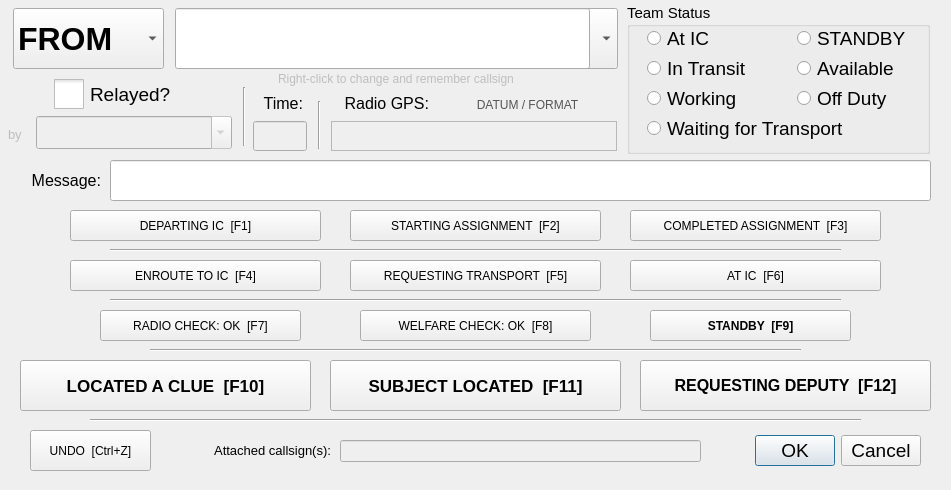
 <widget class="QWidget" name="newEntryWidget">
  <property name="enabled">
   <bool>true</bool>
  </property>
  <property name="geometry">
   <rect>
    <x>0</x>
    <y>0</y>
    <width>951</width>
    <height>490</height>
   </rect>
  </property>
  <property name="contextMenuPolicy">
   <enum>Qt::CustomContextMenu</enum>
  </property>
  <property name="windowTitle">
   <string>Form</string>
  </property>
  <property name="styleSheet">
   <string notr="true"/>
  </property>
  <widget class="QPushButton" name="quickTextButton3">
   <property name="geometry">
    <rect>
     <x>630</x>
     <y>210</y>
     <width>251</width>
     <height>31</height>
    </rect>
   </property>
   <property name="font">
    <font>
     <family>Segoe UI</family>
     <pointsize>9</pointsize>
    </font>
   </property>
   <property name="focusPolicy">
    <enum>Qt::NoFocus</enum>
   </property>
   <property name="text">
    <string>COMPLETED ASSIGNMENT  [F3]</string>
   </property>
   <property name="shortcut">
    <string>F3</string>
   </property>
  </widget>
  <widget class="QPushButton" name="quickTextButton6">
   <property name="geometry">
    <rect>
     <x>360</x>
     <y>310</y>
     <width>231</width>
     <height>31</height>
    </rect>
   </property>
   <property name="font">
    <font>
     <family>Segoe UI</family>
     <pointsize>9</pointsize>
    </font>
   </property>
   <property name="focusPolicy">
    <enum>Qt::NoFocus</enum>
   </property>
   <property name="text">
    <string>WELFARE CHECK: OK  [F8]</string>
   </property>
   <property name="shortcut">
    <string>F8</string>
   </property>
   <property name="checkable">
    <bool>false</bool>
   </property>
   <property name="flat">
    <bool>false</bool>
   </property>
  </widget>
  <widget class="Line" name="line_3">
   <property name="geometry">
    <rect>
     <x>110</x>
     <y>290</y>
     <width>731</width>
     <height>20</height>
    </rect>
   </property>
   <property name="orientation">
    <enum>Qt::Horizontal</enum>
   </property>
  </widget>
  <widget class="QLabel" name="label">
   <property name="geometry">
    <rect>
     <x>0</x>
     <y>140</y>
     <width>101</width>
     <height>81</height>
    </rect>
   </property>
   <property name="font">
    <font>
     <family>Segoe UI</family>
     <pointsize>12</pointsize>
    </font>
   </property>
   <property name="text">
    <string>Message:</string>
   </property>
   <property name="alignment">
    <set>Qt::AlignRight|Qt::AlignTrailing|Qt::AlignVCenter</set>
   </property>
   <property name="wordWrap">
    <bool>true</bool>
   </property>
  </widget>
  <widget class="QPushButton" name="quickTextButton9">
   <property name="geometry">
    <rect>
     <x>20</x>
     <y>360</y>
     <width>291</width>
     <height>51</height>
    </rect>
   </property>
   <property name="font">
    <font>
     <family>Segoe UI</family>
     <pointsize>13</pointsize>
     <weight>75</weight>
     <bold>true</bold>
    </font>
   </property>
   <property name="focusPolicy">
    <enum>Qt::NoFocus</enum>
   </property>
   <property name="text">
    <string>LOCATED A CLUE  [F10]</string>
   </property>
   <property name="shortcut">
    <string>F10</string>
   </property>
  </widget>
  <widget class="QGroupBox" name="statusGroupBox">
   <property name="enabled">
    <bool>true</bool>
   </property>
   <property name="geometry">
    <rect>
     <x>627</x>
     <y>3</y>
     <width>303</width>
     <height>151</height>
    </rect>
   </property>
   <property name="font">
    <font>
     <pointsize>11</pointsize>
    </font>
   </property>
   <property name="title">
    <string>Team Status</string>
   </property>
   <property name="checkable">
    <bool>false</bool>
   </property>
   <widget class="QRadioButton" name="at_icField">
    <property name="enabled">
     <bool>true</bool>
    </property>
    <property name="geometry">
     <rect>
      <x>20</x>
      <y>20</y>
      <width>131</width>
      <height>31</height>
     </rect>
    </property>
    <property name="font">
     <font>
      <family>Segoe UI</family>
      <pointsize>14</pointsize>
     </font>
    </property>
    <property name="focusPolicy">
     <enum>Qt::NoFocus</enum>
    </property>
    <property name="text">
     <string>At IC</string>
    </property>
    <attribute name="buttonGroup">
     <string notr="true">statusButtonGroup</string>
    </attribute>
   </widget>
   <widget class="QRadioButton" name="in_transitField">
    <property name="enabled">
     <bool>true</bool>
    </property>
    <property name="geometry">
     <rect>
      <x>20</x>
      <y>50</y>
      <width>131</width>
      <height>31</height>
     </rect>
    </property>
    <property name="font">
     <font>
      <family>Segoe UI</family>
      <pointsize>14</pointsize>
     </font>
    </property>
    <property name="focusPolicy">
     <enum>Qt::NoFocus</enum>
    </property>
    <property name="text">
     <string>In Transit</string>
    </property>
    <attribute name="buttonGroup">
     <string notr="true">statusButtonGroup</string>
    </attribute>
   </widget>
   <widget class="QRadioButton" name="workingField">
    <property name="enabled">
     <bool>true</bool>
    </property>
    <property name="geometry">
     <rect>
      <x>20</x>
      <y>80</y>
      <width>131</width>
      <height>31</height>
     </rect>
    </property>
    <property name="font">
     <font>
      <family>Segoe UI</family>
      <pointsize>14</pointsize>
     </font>
    </property>
    <property name="focusPolicy">
     <enum>Qt::NoFocus</enum>
    </property>
    <property name="text">
     <string>Working</string>
    </property>
    <attribute name="buttonGroup">
     <string notr="true">statusButtonGroup</string>
    </attribute>
   </widget>
   <widget class="QRadioButton" name="waitingForTransportField">
    <property name="enabled">
     <bool>true</bool>
    </property>
    <property name="geometry">
     <rect>
      <x>20</x>
      <y>110</y>
      <width>251</width>
      <height>31</height>
     </rect>
    </property>
    <property name="font">
     <font>
      <family>Segoe UI</family>
      <pointsize>14</pointsize>
     </font>
    </property>
    <property name="focusPolicy">
     <enum>Qt::NoFocus</enum>
    </property>
    <property name="text">
     <string>Waiting for Transport</string>
    </property>
    <property name="iconSize">
     <size>
      <width>20</width>
      <height>20</height>
     </size>
    </property>
    <attribute name="buttonGroup">
     <string notr="true">statusButtonGroup</string>
    </attribute>
   </widget>
   <widget class="QRadioButton" name="standbyField">
    <property name="geometry">
     <rect>
      <x>170</x>
      <y>20</y>
      <width>141</width>
      <height>31</height>
     </rect>
    </property>
    <property name="sizePolicy">
     <sizepolicy hsizetype="Minimum" vsizetype="Fixed">
      <horstretch>0</horstretch>
      <verstretch>0</verstretch>
     </sizepolicy>
    </property>
    <property name="font">
     <font>
      <family>Segoe UI</family>
      <pointsize>14</pointsize>
      <weight>50</weight>
      <bold>false</bold>
     </font>
    </property>
    <property name="text">
     <string>STANDBY</string>
    </property>
    <attribute name="buttonGroup">
     <string notr="true">statusButtonGroup</string>
    </attribute>
   </widget>
   <widget class="QRadioButton" name="availableField">
    <property name="geometry">
     <rect>
      <x>170</x>
      <y>48</y>
      <width>121</width>
      <height>35</height>
     </rect>
    </property>
    <property name="sizePolicy">
     <sizepolicy hsizetype="Minimum" vsizetype="Fixed">
      <horstretch>0</horstretch>
      <verstretch>0</verstretch>
     </sizepolicy>
    </property>
    <property name="font">
     <font>
      <family>Segoe UI</family>
      <pointsize>14</pointsize>
      <weight>50</weight>
      <bold>false</bold>
     </font>
    </property>
    <property name="text">
     <string>Available</string>
    </property>
    <attribute name="buttonGroup">
     <string notr="true">statusButtonGroup</string>
    </attribute>
   </widget>
   <widget class="QRadioButton" name="availableField_2">
    <property name="geometry">
     <rect>
      <x>170</x>
      <y>80</y>
      <width>150</width>
      <height>31</height>
     </rect>
    </property>
    <property name="sizePolicy">
     <sizepolicy hsizetype="Minimum" vsizetype="Fixed">
      <horstretch>0</horstretch>
      <verstretch>0</verstretch>
     </sizepolicy>
    </property>
    <property name="font">
     <font>
      <family>Segoe UI</family>
      <pointsize>14</pointsize>
      <weight>50</weight>
      <bold>false</bold>
     </font>
    </property>
    <property name="text">
     <string>Off Duty</string>
    </property>
    <attribute name="buttonGroup">
     <string notr="true">statusButtonGroup</string>
    </attribute>
   </widget>
  </widget>
  <widget class="QLabel" name="label_5">
   <property name="geometry">
    <rect>
     <x>321</x>
     <y>76</y>
     <width>108</width>
     <height>55</height>
    </rect>
   </property>
   <property name="font">
    <font>
     <family>Segoe UI</family>
     <pointsize>12</pointsize>
    </font>
   </property>
   <property name="text">
    <string>Radio GPS:</string>
   </property>
   <property name="alignment">
    <set>Qt::AlignRight|Qt::AlignTrailing|Qt::AlignVCenter</set>
   </property>
   <property name="wordWrap">
    <bool>true</bool>
   </property>
  </widget>
  <widget class="QComboBox" name="to_fromField">
   <property name="geometry">
    <rect>
     <x>13</x>
     <y>8</y>
     <width>151</width>
     <height>61</height>
    </rect>
   </property>
   <property name="font">
    <font>
     <family>Segoe UI</family>
     <pointsize>24</pointsize>
     <weight>75</weight>
     <bold>true</bold>
    </font>
   </property>
   <item>
    <property name="text">
     <string>FROM</string>
    </property>
   </item>
   <item>
    <property name="text">
     <string>TO</string>
    </property>
   </item>
  </widget>
  <widget class="QPushButton" name="quickTextButton2">
   <property name="geometry">
    <rect>
     <x>350</x>
     <y>210</y>
     <width>251</width>
     <height>31</height>
    </rect>
   </property>
   <property name="font">
    <font>
     <family>Segoe UI</family>
     <pointsize>9</pointsize>
    </font>
   </property>
   <property name="focusPolicy">
    <enum>Qt::NoFocus</enum>
   </property>
   <property name="text">
    <string>STARTING ASSIGNMENT  [F2]</string>
   </property>
   <property name="shortcut">
    <string>F2</string>
   </property>
  </widget>
  <widget class="QPushButton" name="quickTextButton1">
   <property name="geometry">
    <rect>
     <x>70</x>
     <y>210</y>
     <width>251</width>
     <height>31</height>
    </rect>
   </property>
   <property name="font">
    <font>
     <family>Segoe UI</family>
     <pointsize>9</pointsize>
    </font>
   </property>
   <property name="focusPolicy">
    <enum>Qt::NoFocus</enum>
   </property>
   <property name="text">
    <string>DEPARTING IC  [F1]</string>
   </property>
   <property name="iconSize">
    <size>
     <width>32</width>
     <height>32</height>
    </size>
   </property>
   <property name="shortcut">
    <string>F1</string>
   </property>
  </widget>
  <widget class="QLineEditWithDeselect" name="messageField">
   <property name="geometry">
    <rect>
     <x>110</x>
     <y>160</y>
     <width>821</width>
     <height>41</height>
    </rect>
   </property>
   <property name="font">
    <font>
     <family>Courier New</family>
     <pointsize>11</pointsize>
     <weight>75</weight>
     <bold>true</bold>
    </font>
   </property>
   <property name="text">
    <string/>
   </property>
  </widget>
  <widget class="QPushButton" name="quickTextButton5">
   <property name="geometry">
    <rect>
     <x>100</x>
     <y>310</y>
     <width>201</width>
     <height>31</height>
    </rect>
   </property>
   <property name="font">
    <font>
     <family>Segoe UI</family>
     <pointsize>9</pointsize>
    </font>
   </property>
   <property name="focusPolicy">
    <enum>Qt::NoFocus</enum>
   </property>
   <property name="text">
    <string>RADIO CHECK: OK  [F7]</string>
   </property>
   <property name="shortcut">
    <string>F7</string>
   </property>
  </widget>
  <widget class="QPushButton" name="quickTextButton11">
   <property name="geometry">
    <rect>
     <x>640</x>
     <y>360</y>
     <width>291</width>
     <height>51</height>
    </rect>
   </property>
   <property name="font">
    <font>
     <family>Segoe UI</family>
     <pointsize>12</pointsize>
     <weight>75</weight>
     <bold>true</bold>
    </font>
   </property>
   <property name="focusPolicy">
    <enum>Qt::NoFocus</enum>
   </property>
   <property name="text">
    <string>REQUESTING DEPUTY  [F12]</string>
   </property>
   <property name="shortcut">
    <string>F12</string>
   </property>
  </widget>
  <widget class="QDialogButtonBox" name="buttonBox">
   <property name="geometry">
    <rect>
     <x>720</x>
     <y>430</y>
     <width>201</width>
     <height>41</height>
    </rect>
   </property>
   <property name="font">
    <font>
     <family>Segoe UI</family>
     <pointsize>14</pointsize>
     <weight>50</weight>
     <bold>false</bold>
    </font>
   </property>
   <property name="orientation">
    <enum>Qt::Horizontal</enum>
   </property>
   <property name="standardButtons">
    <set>QDialogButtonBox::Cancel|QDialogButtonBox::Ok</set>
   </property>
  </widget>
  <widget class="QPushButton" name="quickTextButton4">
   <property name="geometry">
    <rect>
     <x>630</x>
     <y>260</y>
     <width>251</width>
     <height>31</height>
    </rect>
   </property>
   <property name="font">
    <font>
     <family>Segoe UI</family>
     <pointsize>9</pointsize>
    </font>
   </property>
   <property name="focusPolicy">
    <enum>Qt::NoFocus</enum>
   </property>
   <property name="text">
    <string>AT IC  [F6]</string>
   </property>
   <property name="shortcut">
    <string>F6</string>
   </property>
  </widget>
  <widget class="Line" name="line_4">
   <property name="geometry">
    <rect>
     <x>150</x>
     <y>340</y>
     <width>651</width>
     <height>20</height>
    </rect>
   </property>
   <property name="orientation">
    <enum>Qt::Horizontal</enum>
   </property>
  </widget>
  <widget class="QLabel" name="label_6">
   <property name="geometry">
    <rect>
     <x>250</x>
     <y>93</y>
     <width>53</width>
     <height>21</height>
    </rect>
   </property>
   <property name="font">
    <font>
     <family>Segoe UI</family>
     <pointsize>12</pointsize>
    </font>
   </property>
   <property name="text">
    <string>Time:</string>
   </property>
   <property name="alignment">
    <set>Qt::AlignRight|Qt::AlignTrailing|Qt::AlignVCenter</set>
   </property>
  </widget>
  <widget class="QPushButton" name="quickTextUndoButton">
   <property name="geometry">
    <rect>
     <x>30</x>
     <y>430</y>
     <width>121</width>
     <height>41</height>
    </rect>
   </property>
   <property name="font">
    <font>
     <family>Segoe UI</family>
     <pointsize>9</pointsize>
    </font>
   </property>
   <property name="focusPolicy">
    <enum>Qt::NoFocus</enum>
   </property>
   <property name="styleSheet">
    <string notr="true"/>
   </property>
   <property name="text">
    <string>UNDO  [Ctrl+Z]</string>
   </property>
   <property name="shortcut">
    <string>Ctrl+Z</string>
   </property>
   <property name="checkable">
    <bool>true</bool>
   </property>
   <property name="checked">
    <bool>false</bool>
   </property>
   <property name="flat">
    <bool>false</bool>
   </property>
  </widget>
  <widget class="QLineEdit" name="timeField">
   <property name="enabled">
    <bool>false</bool>
   </property>
   <property name="geometry">
    <rect>
     <x>253</x>
     <y>121</y>
     <width>54</width>
     <height>30</height>
    </rect>
   </property>
   <property name="font">
    <font>
     <family>Segoe UI</family>
     <pointsize>12</pointsize>
    </font>
   </property>
   <property name="focusPolicy">
    <enum>Qt::NoFocus</enum>
   </property>
   <property name="readOnly">
    <bool>false</bool>
   </property>
  </widget>
  <widget class="QLineEdit" name="teamField">
   <property name="geometry">
    <rect>
     <x>175</x>
     <y>8</y>
     <width>415</width>
     <height>61</height>
    </rect>
   </property>
   <property name="font">
    <font>
     <family>Segoe UI</family>
     <pointsize>24</pointsize>
     <weight>75</weight>
     <bold>true</bold>
    </font>
   </property>
   <property name="contextMenuPolicy">
    <enum>Qt::CustomContextMenu</enum>
   </property>
   <property name="toolTip">
    <string>Type a callsign, or, choose from existing callsigns</string>
   </property>
  </widget>
  <widget class="QPushButton" name="quickTextButton7">
   <property name="geometry">
    <rect>
     <x>350</x>
     <y>260</y>
     <width>251</width>
     <height>31</height>
    </rect>
   </property>
   <property name="font">
    <font>
     <family>Segoe UI</family>
     <pointsize>9</pointsize>
    </font>
   </property>
   <property name="focusPolicy">
    <enum>Qt::NoFocus</enum>
   </property>
   <property name="text">
    <string>REQUESTING TRANSPORT  [F5]</string>
   </property>
   <property name="shortcut">
    <string>F5</string>
   </property>
  </widget>
  <widget class="QPushButton" name="quickTextButton8">
   <property name="geometry">
    <rect>
     <x>650</x>
     <y>310</y>
     <width>201</width>
     <height>31</height>
    </rect>
   </property>
   <property name="font">
    <font>
     <family>Segoe UI</family>
     <pointsize>9</pointsize>
     <weight>75</weight>
     <bold>true</bold>
    </font>
   </property>
   <property name="focusPolicy">
    <enum>Qt::NoFocus</enum>
   </property>
   <property name="text">
    <string>STANDBY  [F9]</string>
   </property>
   <property name="shortcut">
    <string>F9</string>
   </property>
   <property name="checkable">
    <bool>false</bool>
   </property>
   <property name="checked">
    <bool>false</bool>
   </property>
  </widget>
  <widget class="QLabel" name="label_2">
   <property name="enabled">
    <bool>false</bool>
   </property>
   <property name="geometry">
    <rect>
     <x>278</x>
     <y>68</y>
     <width>312</width>
     <height>21</height>
    </rect>
   </property>
   <property name="font">
    <font>
     <family>Segoe UI</family>
     <pointsize>9</pointsize>
    </font>
   </property>
   <property name="text">
    <string>Right-click to change and remember callsign</string>
   </property>
  </widget>
  <widget class="QPushButton" name="quickTextButton10">
   <property name="geometry">
    <rect>
     <x>330</x>
     <y>360</y>
     <width>291</width>
     <height>51</height>
    </rect>
   </property>
   <property name="font">
    <font>
     <family>Segoe UI</family>
     <pointsize>13</pointsize>
     <weight>75</weight>
     <bold>true</bold>
    </font>
   </property>
   <property name="text">
    <string>SUBJECT LOCATED  [F11]</string>
   </property>
   <property name="shortcut">
    <string>F11</string>
   </property>
  </widget>
  <widget class="Line" name="line_5">
   <property name="geometry">
    <rect>
     <x>90</x>
     <y>410</y>
     <width>771</width>
     <height>20</height>
    </rect>
   </property>
   <property name="orientation">
    <enum>Qt::Horizontal</enum>
   </property>
  </widget>
  <widget class="QPushButton" name="quickTextButton1_2">
   <property name="geometry">
    <rect>
     <x>70</x>
     <y>260</y>
     <width>251</width>
     <height>31</height>
    </rect>
   </property>
   <property name="font">
    <font>
     <family>Segoe UI</family>
     <pointsize>9</pointsize>
    </font>
   </property>
   <property name="focusPolicy">
    <enum>Qt::NoFocus</enum>
   </property>
   <property name="text">
    <string>ENROUTE TO IC  [F4]</string>
   </property>
   <property name="iconSize">
    <size>
     <width>32</width>
     <height>32</height>
    </size>
   </property>
   <property name="shortcut">
    <string>F1</string>
   </property>
  </widget>
  <widget class="Line" name="line_6">
   <property name="geometry">
    <rect>
     <x>110</x>
     <y>240</y>
     <width>731</width>
     <height>20</height>
    </rect>
   </property>
   <property name="orientation">
    <enum>Qt::Horizontal</enum>
   </property>
  </widget>
  <widget class="QLineEdit" name="attachedField">
   <property name="enabled">
    <bool>false</bool>
   </property>
   <property name="geometry">
    <rect>
     <x>340</x>
     <y>440</y>
     <width>361</width>
     <height>22</height>
    </rect>
   </property>
  </widget>
  <widget class="QLabel" name="label_7">
   <property name="geometry">
    <rect>
     <x>150</x>
     <y>430</y>
     <width>181</width>
     <height>41</height>
    </rect>
   </property>
   <property name="font">
    <font>
     <family>Segoe UI</family>
     <pointsize>10</pointsize>
    </font>
   </property>
   <property name="text">
    <string>Attached callsign(s):</string>
   </property>
   <property name="alignment">
    <set>Qt::AlignRight|Qt::AlignTrailing|Qt::AlignVCenter</set>
   </property>
  </widget>
  <widget class="QTextEdit" name="radioLocField">
   <property name="enabled">
    <bool>false</bool>
   </property>
   <property name="geometry">
    <rect>
     <x>331</x>
     <y>121</y>
     <width>286</width>
     <height>30</height>
    </rect>
   </property>
   <property name="font">
    <font>
     <family>Segoe UI</family>
     <pointsize>11</pointsize>
    </font>
   </property>
   <property name="focusPolicy">
    <enum>Qt::NoFocus</enum>
   </property>
   <property name="verticalScrollBarPolicy">
    <enum>Qt::ScrollBarAlwaysOff</enum>
   </property>
   <property name="horizontalScrollBarPolicy">
    <enum>Qt::ScrollBarAlwaysOff</enum>
   </property>
  </widget>
  <widget class="QComboBox" name="teamComboBox">
   <property name="enabled">
    <bool>true</bool>
   </property>
   <property name="geometry">
    <rect>
     <x>291</x>
     <y>8</y>
     <width>327</width>
     <height>61</height>
    </rect>
   </property>
   <property name="font">
    <font>
     <family>Segoe UI</family>
     <pointsize>14</pointsize>
    </font>
   </property>
   <property name="frame">
    <bool>true</bool>
   </property>
  </widget>
  <widget class="QComboBox" name="relayedByComboBox">
   <property name="enabled">
    <bool>false</bool>
   </property>
   <property name="geometry">
    <rect>
     <x>36</x>
     <y>116</y>
     <width>196</width>
     <height>33</height>
    </rect>
   </property>
   <property name="font">
    <font>
     <family>Segoe UI</family>
     <pointsize>12</pointsize>
     <weight>50</weight>
     <italic>false</italic>
     <bold>false</bold>
    </font>
   </property>
   <property name="styleSheet">
    <string notr="true">font: 12pt &quot;Segoe UI&quot;</string>
   </property>
   <property name="editable">
    <bool>true</bool>
   </property>
   <property name="insertPolicy">
    <enum>QComboBox::NoInsert</enum>
   </property>
  </widget>
  <widget class="QLabel" name="relayedByLabel">
   <property name="enabled">
    <bool>false</bool>
   </property>
   <property name="geometry">
    <rect>
     <x>8</x>
     <y>124</y>
     <width>57</width>
     <height>20</height>
    </rect>
   </property>
   <property name="font">
    <font>
     <family>Segoe UI</family>
     <pointsize>10</pointsize>
    </font>
   </property>
   <property name="text">
    <string>by</string>
   </property>
  </widget>
  <widget class="QLabel" name="datumFormatLabel">
   <property name="geometry">
    <rect>
     <x>430</x>
     <y>94</y>
     <width>195</width>
     <height>22</height>
    </rect>
   </property>
   <property name="font">
    <font>
     <family>Segoe UI</family>
     <pointsize>9</pointsize>
    </font>
   </property>
   <property name="styleSheet">
    <string notr="true">QLabel{color:#555}</string>
   </property>
   <property name="text">
    <string>DATUM / FORMAT</string>
   </property>
   <property name="alignment">
    <set>Qt::AlignCenter</set>
   </property>
  </widget>
  <widget class="Line" name="line">
   <property name="geometry">
    <rect>
     <x>299</x>
     <y>101</y>
     <width>40</width>
     <height>48</height>
    </rect>
   </property>
   <property name="orientation">
    <enum>Qt::Vertical</enum>
   </property>
  </widget>
  <widget class="Line" name="line_2">
   <property name="geometry">
    <rect>
     <x>222</x>
     <y>87</y>
     <width>44</width>
     <height>59</height>
    </rect>
   </property>
   <property name="orientation">
    <enum>Qt::Vertical</enum>
   </property>
  </widget>
  <widget class="QCheckBox" name="relayedCheckBox">
   <property name="geometry">
    <rect>
     <x>54</x>
     <y>75</y>
     <width>140</width>
     <height>39</height>
    </rect>
   </property>
   <property name="font">
    <font>
     <family>Segoe UI</family>
     <pointsize>14</pointsize>
    </font>
   </property>
   <property name="styleSheet">
    <string notr="true">QCheckBox::indicator {
     width: 30px;
     height: 30px;
 }

  QCheckBox::indicator:checked
  {
    image: url(:/radiolog_ui/checkbox_checked_30x30_turquoise.png);
  }
  QCheckBox::indicator:unchecked
  {
    image: url(:/radiolog_ui/checkbox_unchecked_30x30.png);
  }
  QCheckBox::indicator:checked:hover
  {
    image: url(:/radiolog_ui/checkbox_checked_30x30_turquoise.png);
  }
  QCheckBox::indicator:unchecked:hover
  {
    image: url(:/radiolog_ui/checkbox_unchecked_30x30.png);
  }
  QCheckBox::indicator:checked:pressed
  {
    image: url(:/radiolog_ui/checkbox_checked_30x30_turquoise.png);
  }
  QCheckBox::indicator:unchecked:pressed
  {
    image: url(:/radiolog_ui/checkbox_unchecked_30x30.png);
  }
  QCheckBox::indicator:checked:disabled
  {
    image: url(:/radiolog_ui/checkbox_checked_30x30_turquoise.png);
  }</string>
   </property>
   <property name="text">
    <string>Relayed?</string>
   </property>
   <property name="iconSize">
    <size>
     <width>30</width>
     <height>30</height>
    </size>
   </property>
   <property name="checkable">
    <bool>true</bool>
   </property>
   <property name="checked">
    <bool>false</bool>
   </property>
  </widget>
  <zorder>teamComboBox</zorder>
  <zorder>quickTextButton3</zorder>
  <zorder>quickTextButton6</zorder>
  <zorder>line_3</zorder>
  <zorder>label</zorder>
  <zorder>quickTextButton9</zorder>
  <zorder>statusGroupBox</zorder>
  <zorder>label_5</zorder>
  <zorder>to_fromField</zorder>
  <zorder>quickTextButton2</zorder>
  <zorder>quickTextButton1</zorder>
  <zorder>messageField</zorder>
  <zorder>quickTextButton5</zorder>
  <zorder>quickTextButton11</zorder>
  <zorder>buttonBox</zorder>
  <zorder>quickTextButton4</zorder>
  <zorder>line_4</zorder>
  <zorder>label_6</zorder>
  <zorder>quickTextUndoButton</zorder>
  <zorder>timeField</zorder>
  <zorder>teamField</zorder>
  <zorder>quickTextButton7</zorder>
  <zorder>quickTextButton8</zorder>
  <zorder>label_2</zorder>
  <zorder>quickTextButton10</zorder>
  <zorder>line_5</zorder>
  <zorder>quickTextButton1_2</zorder>
  <zorder>line_6</zorder>
  <zorder>attachedField</zorder>
  <zorder>label_7</zorder>
  <zorder>radioLocField</zorder>
  <zorder>relayedByComboBox</zorder>
  <zorder>relayedByLabel</zorder>
  <zorder>datumFormatLabel</zorder>
  <zorder>line</zorder>
  <zorder>line_2</zorder>
  <zorder>relayedCheckBox</zorder>
 </widget>
